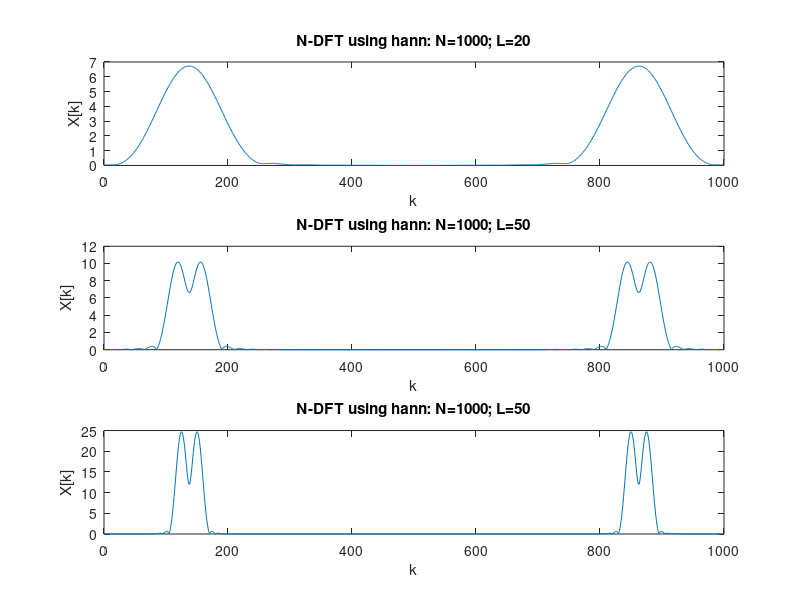

MATLAB code for this plot:
%8.1f) for part e)

% **IMPORTANT: BEFORE RUNNING THE CODE CLEAR THE COMMAND WINDOW EVERY TIME 
%              AS SAME VARIABLES ARE USED REPEATEDLY    ** 

N=1000;
n=0:N-1;
pn=cos(n*pi/4)+cos(n*3*pi/10);

L=20;

wn=hann(L);

for(m=0:L-1)
xn(m+1)=pn(m+1)*wn(m+1);
end


Xk=fft(xn, N);
k=0:N-1;
figure();
subplot(3, 1, 1);
plot(k, abs(Xk)); 
title("N-DFT using hann: N=1000; L=20");
xlabel("k");
ylabel("X[k]");


n=0:N-1;
pn=cos(n*pi/4)+cos(n*3*pi/10);

L=50;

wn=hann(L);

for(m=0:L-1)
xn(m+1)=pn(m+1)*wn(m+1);
end
% m=0:L-1;
% plot(m, xn);

Xk=fft(xn, N);
k=0:N-1;
subplot(3, 1, 2);
plot(k, abs(Xk)); 
title("N-DFT using hann: N=1000; L=50");
xlabel("k");
ylabel("X[k]");


n=0:N-1;
pn=cos(n*pi/4)+cos(n*3*pi/10);

L=100;

wn=hann(L);

for(m=0:L-1)
xn(m+1)=pn(m+1)*wn(m+1);
end
% m=0:L-1;
% plot(m, xn);

Xk=fft(xn, N);
k=0:N-1;
subplot(3, 1, 3);
plot(k, abs(Xk)); 
title("N-DFT using hann: N=1000; L=50");
xlabel("k");
ylabel("X[k]");
